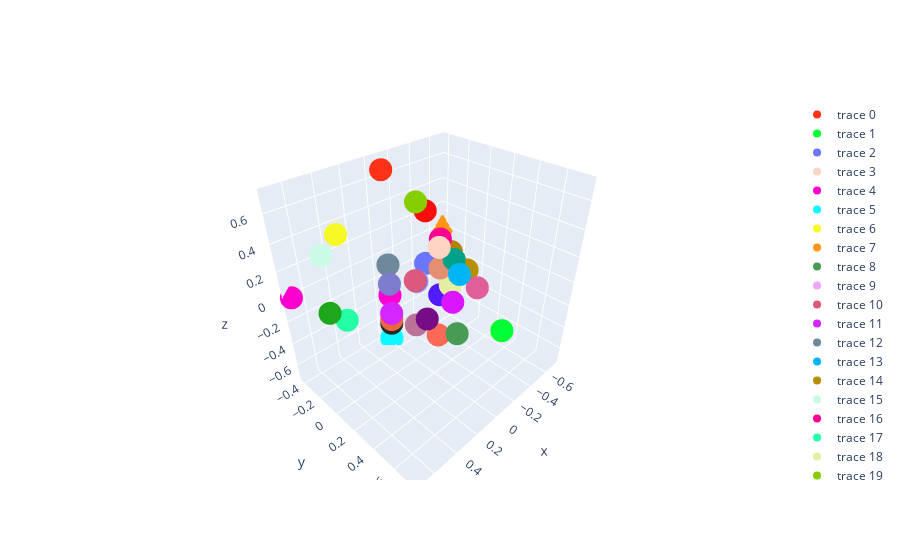

Source (notebook cell):
### Code cell
gt_beliefs = np.array(list(msp_belief_paths_dict.keys())) # (n_unique_beliefs, d_beliefs)

# get 36 unique colors
# Generate a list of 36 unique colors
colors = (
    px.colors.qualitative.Light24
    + px.colors.qualitative.Dark24
    + px.colors.qualitative.Plotly
)

# run pca on beliefs
pca = PCA(n_components=3)
pca.fit(gt_beliefs)

gt_beliefs_pca = pca.transform(gt_beliefs)

# plot in 3d using plotly with colors
import plotly.graph_objects as go

fig = go.Figure()

for i, belief in enumerate(gt_beliefs_pca):
    fig.add_trace(go.Scatter3d(
        x=[belief[0]], 
        y=[belief[1]], 
        z=[belief[2]],
        marker=dict(color=colors[i % len(colors)]),
        mode='markers'
    ))

fig.show()

### Figure 1 — Plotly figure (JSON) as saved in the notebook; plotly's stock layout.template omitted (floating-point values rounded to 4 significant figures)
{"data": [{"marker": {"color": "#FD3216"}, "mode": "markers", "type": "scatter3d", "x": [-2.758e-16], "y": [-0.2907], "z": [0.7071]}, {"marker": {"color": "#00FE35"}, "mode": "markers", "type": "scatter3d", "x": [-3.743e-17], "y": [0.7555], "z": [-4.263e-17]}, {"marker": {"color": "#6A76FC"}, "mode": "markers", "type": "scatter3d", "x": [-0.4714], "y": [-0.3746], "z": [-0.2357]}, {"marker": {"color": "#FED4C4"}, "mode": "markers", "type": "scatter3d", "x": [-1.566e-16], "y": [0.2324], "z": [0.3536]}, {"marker": {"color": "#FE00CE"}, "mode": "markers", "type": "scatter3d", "x": [0.7071], "y": [-0.4166], "z": [-1.953e-16]}, {"marker": {"color": "#0DF9FF"}, "mode": "markers", "type": "scatter3d", "x": [-3.09e-16], "y": [-0.2907], "z": [-0.7071]}, {"marker": {"color": "#F6F926"}, "mode": "markers", "type": "scatter3d", "x": [0.3536], "y": [-0.3537], "z": [0.3536]}, {"marker": {"color": "#FF9616"}, "mode": "markers", "type": "scatter3d", "x": [-0.7071], "y": [-0.4166], "z": [-1.12e-16]}, {"marker": {"color": "#479B55"}, "mode": "markers", "type": "scatter3d", "x": [-1.28e-16], "y": [0.4068], "z": [-0.2357]}, {"marker": {"color": "#EEA6FB"}, "mode": "markers", "type": "scatter3d", "x": [-0.3536], "y": [-0.3537], "z": [-0.3536]}, {"marker": {"color": "#DC587D"}, "mode": "markers", "type": "scatter3d", "x": [0.1768], "y": [0.2009], "z": [0.1768]}, {"marker": {"color": "#D626FF"}, "mode": "markers", "type": "scatter3d", "x": [0.3536], "y": [0.1694], "z": [-1.259e-16]}, {"marker": {"color": "#6E899C"}, "mode": "markers", "type": "scatter3d", "x": [0.2357], "y": [0.01605], "z": [0.2357]}, {"marker": {"color": "#00B5F7"}, "mode": "markers", "type": "scatter3d", "x": [-1.169e-16], "y": [0.4068], "z": [0.2357]}, {"marker": {"color": "#B68E00"}, "mode": "markers", "type": "scatter3d", "x": [-0.3536], "y": [0.1694], "z": [-8.427e-17]}, {"marker": {"color": "#C9FBE5"}, "mode": "markers", "type": "scatter3d", "x": [0.4714], "y": [-0.3746], "z": [0.2357]}, {"marker": {"color": "#FF0092"}, "mode": "markers", "type": "scatter3d", "x": [-0.2357], "y": [0.01605], "z": [0.2357]}, {"marker": {"color": "#22FFA7"}, "mode": "markers", "type": "scatter3d", "x": [0.3536], "y": [-0.3537], "z": [-0.3536]}, {"marker": {"color": "#E3EE9E"}, "mode": "markers", "type": "scatter3d", "x": [-0.2828], "y": [0.0774], "z": [-0.1414]}, {"marker": {"color": "#86CE00"}, "mode": "markers", "type": "scatter3d", "x": [-0.3536], "y": [-0.3537], "z": [0.3536]}, {"marker": {"color": "#BC7196"}, "mode": "markers", "type": "scatter3d", "x": [0.1768], "y": [0.2009], "z": [-0.1768]}, {"marker": {"color": "#7E7DCD"}, "mode": "markers", "type": "scatter3d", "x": [0.2828], "y": [0.0774], "z": [0.1414]}, {"marker": {"color": "#FC6955"}, "mode": "markers", "type": "scatter3d", "x": [-1.732e-16], "y": [0.2324], "z": [-0.3536]}, {"marker": {"color": "#E48F72"}, "mode": "markers", "type": "scatter3d", "x": [-0.2357], "y": [0.01605], "z": [2.495e-17]}, {"marker": {"color": "#2E91E5"}, "mode": "markers", "type": "scatter3d", "x": [-3.504e-17], "y": [0.01605], "z": [1.108e-17]}, {"marker": {"color": "#E15F99"}, "mode": "markers", "type": "scatter3d", "x": [-0.2357], "y": [0.3648], "z": [-7.039e-17]}, {"marker": {"color": "#1CA71C"}, "mode": "markers", "type": "scatter3d", "x": [0.4714], "y": [-0.3746], "z": [-0.2357]}, {"marker": {"color": "#FB0D0D"}, "mode": "markers", "type": "scatter3d", "x": [-0.4714], "y": [-0.3746], "z": [0.2357]}, {"marker": {"color": "#DA16FF"}, "mode": "markers", "type": "scatter3d", "x": [-0.1768], "y": [0.2009], "z": [-0.1768]}, {"marker": {"color": "#222A2A"}, "mode": "markers", "type": "scatter3d", "x": [0.2357], "y": [0.01605], "z": [-0.2357]}, {"marker": {"color": "#B68100"}, "mode": "markers", "type": "scatter3d", "x": [-0.2828], "y": [0.0774], "z": [0.1414]}, {"marker": {"color": "#750D86"}, "mode": "markers", "type": "scatter3d", "x": [0.2357], "y": [0.3648], "z": [-9.815e-17]}, {"marker": {"color": "#EB663B"}, "mode": "markers", "type": "scatter3d", "x": [0.2828], "y": [0.0774], "z": [-0.1414]}, {"marker": {"color": "#511CFB"}, "mode": "markers", "type": "scatter3d", "x": [-0.2357], "y": [0.01605], "z": [-0.2357]}, {"marker": {"color": "#00A08B"}, "mode": "markers", "type": "scatter3d", "x": [-0.1768], "y": [0.2009], "z": [0.1768]}, {"marker": {"color": "#FB00D1"}, "mode": "markers", "type": "scatter3d", "x": [0.2357], "y": [0.01605], "z": [-2.802e-18]}], "layout": {}}
